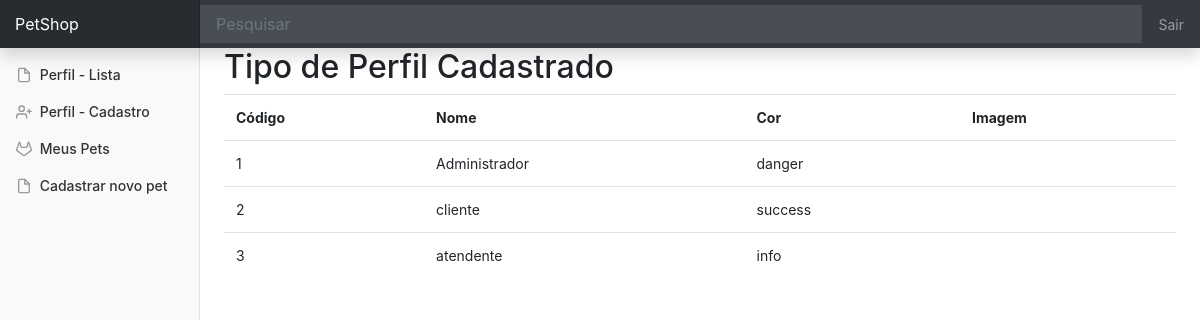
Screenshot of /perfil-lista.php (signed in) with the database file from the repository.
### tables this page shows
CREATE TABLE IF NOT EXISTS `perfil_usuario` (
  `cd_perfil` int(11) NOT NULL AUTO_INCREMENT,
  `nm_perfil` varchar(50) NOT NULL,
  `ds_cor` varchar(20) NOT NULL,
  `ds_imagem` varchar(100) NOT NULL,
  PRIMARY KEY (`cd_perfil`)
);

### classes/Db.class.php (called while the page is built, shortened)
<?php
class DB
{
    private $pdo;
    private $sQuery;
    private function Connect()
    {
        $dsn = 'mysql:dbname=' . MYSQL_BANCO . ';host=' . MYSQL_SERVIDOR . '';
        try {
            $this->pdo = new PDO($dsn, MYSQL_USUARIO, MYSQL_SENHA, array(
                PDO::MYSQL_ATTR_INIT_COMMAND => "SET NAMES utf8"
            ));
            $this->pdo->setAttribute(PDO::ATTR_ERRMODE, PDO::ERRMODE_EXCEPTION);
            $this->pdo->setAttribute(PDO::ATTR_EMULATE_PREPARES, false);
            $this->bConnected = true;
        }
        catch (PDOException $e) {
            echo $this->ExceptionLog($e->getMessage());
            die();
        }
    }
    private function Init($query, $parameters = "")
    {
        try {
            $this->sQuery = $this->pdo->prepare($query);
            $this->sQuery->execute();
        }
        catch (PDOException $e) {
            echo $this->ExceptionLog($e->getMessage(), $query);
            die();
        }
    }
    public function query($query, $params = null, $fetchmode = PDO::FETCH_ASSOC)
    {
        $query = trim(str_replace("\r", " ", $query));
        $this->Init($query, $params);
        $rawStatement = explode(" ", preg_replace("/\s+|\t+|\n+/", " ", $query));
        $statement = strtolower($rawStatement[0]);
        if ($statement === 'select' || $statement === 'show') {
            return $this->sQuery->fetchAll($fetchmode);
        } elseif ($statement === 'insert' || $statement === 'update' || $statement === 'delete') {
            return $this->sQuery->rowCount();
        } else {
            return NULL;
        }
    }
}
?>

### perfil-lista.php (the view)
<?php
	include 'cabecalho.php';
?>
<h2>Tipo de Perfil Cadastrado</h2>
<Table class="table">
	<tr>
		<th>Código</th>
		<th>Nome</th>
		<th>Cor</th>
		<th>Imagem</th>
	</tr>
<?php
	$perfis = $banco->query('select * from perfil_usuario');
	foreach($perfis as $p){
		echo "<tr>
			<td>{$p['cd_perfil']}</td>
			<td>{$p['nm_perfil']}</td>
			<td>{$p['ds_cor']}</td>
			<td>{$p['ds_imagem']}</td>
		   </tr>";
	}
?>
</table>
<?php
	include 'rodape.php';
?>

### css/dashboard.css (style rules this page uses)
body { font-size: .875rem; }

### rows the page displays
perfil_usuario: cd_perfil "1", nm_perfil "Administrador", ds_cor "danger"
perfil_usuario: cd_perfil "2", nm_perfil "cliente", ds_cor "success"
perfil_usuario: cd_perfil "3", nm_perfil "atendente", ds_cor "info"
